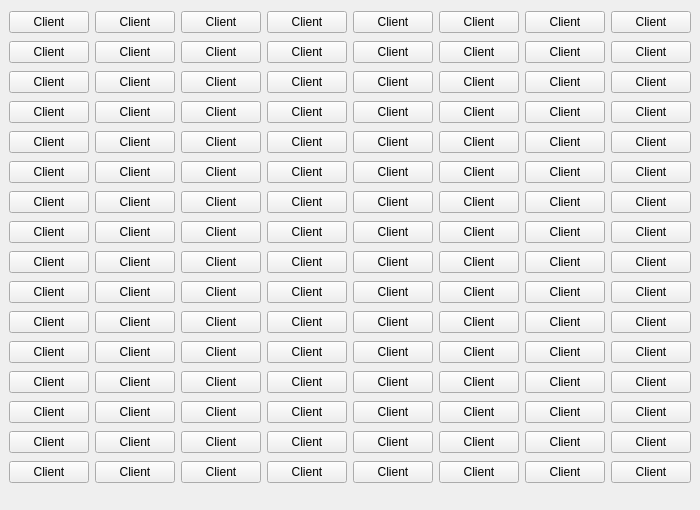
<?xml version="1.0" encoding="UTF-8"?>
<ui version="4.0">
 <class>DockClient</class>
 <widget class="QDockWidget" name="DockClient">
  <property name="geometry">
   <rect>
    <x>0</x>
    <y>0</y>
    <width>700</width>
    <height>510</height>
   </rect>
  </property>
  <property name="windowTitle">
   <string>Client</string>
  </property>
  <widget class="QWidget" name="dockWidgetContents">
   <layout class="QGridLayout" name="gridLayout">
    <item row="0" column="0">
     <widget class="QPushButton" name="pushButton">
      <property name="text">
       <string>Client</string>
      </property>
     </widget>
    </item>
    <item row="0" column="1">
     <widget class="QPushButton" name="pushButton_2">
      <property name="text">
       <string>Client</string>
      </property>
     </widget>
    </item>
    <item row="0" column="2">
     <widget class="QPushButton" name="pushButton_3">
      <property name="text">
       <string>Client</string>
      </property>
     </widget>
    </item>
    <item row="0" column="3">
     <widget class="QPushButton" name="pushButton_4">
      <property name="text">
       <string>Client</string>
      </property>
     </widget>
    </item>
    <item row="0" column="4">
     <widget class="QPushButton" name="pushButton_39">
      <property name="text">
       <string>Client</string>
      </property>
     </widget>
    </item>
    <item row="0" column="5">
     <widget class="QPushButton" name="pushButton_60">
      <property name="text">
       <string>Client</string>
      </property>
     </widget>
    </item>
    <item row="0" column="6">
     <widget class="QPushButton" name="pushButton_44">
      <property name="text">
       <string>Client</string>
      </property>
     </widget>
    </item>
    <item row="0" column="7">
     <widget class="QPushButton" name="pushButton_56">
      <property name="text">
       <string>Client</string>
      </property>
     </widget>
    </item>
    <item row="1" column="0">
     <widget class="QPushButton" name="pushButton_6">
      <property name="text">
       <string>Client</string>
      </property>
     </widget>
    </item>
    <item row="1" column="1">
     <widget class="QPushButton" name="pushButton_8">
      <property name="text">
       <string>Client</string>
      </property>
     </widget>
    </item>
    <item row="1" column="2">
     <widget class="QPushButton" name="pushButton_7">
      <property name="text">
       <string>Client</string>
      </property>
     </widget>
    </item>
    <item row="1" column="3">
     <widget class="QPushButton" name="pushButton_5">
      <property name="text">
       <string>Client</string>
      </property>
     </widget>
    </item>
    <item row="1" column="4">
     <widget class="QPushButton" name="pushButton_61">
      <property name="text">
       <string>Client</string>
      </property>
     </widget>
    </item>
    <item row="1" column="5">
     <widget class="QPushButton" name="pushButton_51">
      <property name="text">
       <string>Client</string>
      </property>
     </widget>
    </item>
    <item row="1" column="6">
     <widget class="QPushButton" name="pushButton_48">
      <property name="text">
       <string>Client</string>
      </property>
     </widget>
    </item>
    <item row="1" column="7">
     <widget class="QPushButton" name="pushButton_35">
      <property name="text">
       <string>Client</string>
      </property>
     </widget>
    </item>
    <item row="2" column="0">
     <widget class="QPushButton" name="pushButton_11">
      <property name="text">
       <string>Client</string>
      </property>
     </widget>
    </item>
    <item row="2" column="1">
     <widget class="QPushButton" name="pushButton_15">
      <property name="text">
       <string>Client</string>
      </property>
     </widget>
    </item>
    <item row="2" column="2">
     <widget class="QPushButton" name="pushButton_12">
      <property name="text">
       <string>Client</string>
      </property>
     </widget>
    </item>
    <item row="2" column="3">
     <widget class="QPushButton" name="pushButton_14">
      <property name="text">
       <string>Client</string>
      </property>
     </widget>
    </item>
    <item row="2" column="4">
     <widget class="QPushButton" name="pushButton_55">
      <property name="text">
       <string>Client</string>
      </property>
     </widget>
    </item>
    <item row="2" column="5">
     <widget class="QPushButton" name="pushButton_40">
      <property name="text">
       <string>Client</string>
      </property>
     </widget>
    </item>
    <item row="2" column="6">
     <widget class="QPushButton" name="pushButton_63">
      <property name="text">
       <string>Client</string>
      </property>
     </widget>
    </item>
    <item row="2" column="7">
     <widget class="QPushButton" name="pushButton_42">
      <property name="text">
       <string>Client</string>
      </property>
     </widget>
    </item>
    <item row="3" column="0">
     <widget class="QPushButton" name="pushButton_16">
      <property name="text">
       <string>Client</string>
      </property>
     </widget>
    </item>
    <item row="3" column="1">
     <widget class="QPushButton" name="pushButton_9">
      <property name="text">
       <string>Client</string>
      </property>
     </widget>
    </item>
    <item row="3" column="2">
     <widget class="QPushButton" name="pushButton_13">
      <property name="text">
       <string>Client</string>
      </property>
     </widget>
    </item>
    <item row="3" column="3">
     <widget class="QPushButton" name="pushButton_10">
      <property name="text">
       <string>Client</string>
      </property>
     </widget>
    </item>
    <item row="3" column="4">
     <widget class="QPushButton" name="pushButton_47">
      <property name="text">
       <string>Client</string>
      </property>
     </widget>
    </item>
    <item row="3" column="5">
     <widget class="QPushButton" name="pushButton_58">
      <property name="text">
       <string>Client</string>
      </property>
     </widget>
    </item>
    <item row="3" column="6">
     <widget class="QPushButton" name="pushButton_41">
      <property name="text">
       <string>Client</string>
      </property>
     </widget>
    </item>
    <item row="3" column="7">
     <widget class="QPushButton" name="pushButton_53">
      <property name="text">
       <string>Client</string>
      </property>
     </widget>
    </item>
    <item row="4" column="0">
     <widget class="QPushButton" name="pushButton_19">
      <property name="text">
       <string>Client</string>
      </property>
     </widget>
    </item>
    <item row="4" column="1">
     <widget class="QPushButton" name="pushButton_30">
      <property name="text">
       <string>Client</string>
      </property>
     </widget>
    </item>
    <item row="4" column="2">
     <widget class="QPushButton" name="pushButton_23">
      <property name="text">
       <string>Client</string>
      </property>
     </widget>
    </item>
    <item row="4" column="3">
     <widget class="QPushButton" name="pushButton_28">
      <property name="text">
       <string>Client</string>
      </property>
     </widget>
    </item>
    <item row="4" column="4">
     <widget class="QPushButton" name="pushButton_36">
      <property name="text">
       <string>Client</string>
      </property>
     </widget>
    </item>
    <item row="4" column="5">
     <widget class="QPushButton" name="pushButton_52">
      <property name="text">
       <string>Client</string>
      </property>
     </widget>
    </item>
    <item row="4" column="6">
     <widget class="QPushButton" name="pushButton_33">
      <property name="text">
       <string>Client</string>
      </property>
     </widget>
    </item>
    <item row="4" column="7">
     <widget class="QPushButton" name="pushButton_43">
      <property name="text">
       <string>Client</string>
      </property>
     </widget>
    </item>
    <item row="5" column="0">
     <widget class="QPushButton" name="pushButton_31">
      <property name="text">
       <string>Client</string>
      </property>
     </widget>
    </item>
    <item row="5" column="1">
     <widget class="QPushButton" name="pushButton_25">
      <property name="text">
       <string>Client</string>
      </property>
     </widget>
    </item>
    <item row="5" column="2">
     <widget class="QPushButton" name="pushButton_24">
      <property name="text">
       <string>Client</string>
      </property>
     </widget>
    </item>
    <item row="5" column="3">
     <widget class="QPushButton" name="pushButton_18">
      <property name="text">
       <string>Client</string>
      </property>
     </widget>
    </item>
    <item row="5" column="4">
     <widget class="QPushButton" name="pushButton_45">
      <property name="text">
       <string>Client</string>
      </property>
     </widget>
    </item>
    <item row="5" column="5">
     <widget class="QPushButton" name="pushButton_37">
      <property name="text">
       <string>Client</string>
      </property>
     </widget>
    </item>
    <item row="5" column="6">
     <widget class="QPushButton" name="pushButton_59">
      <property name="text">
       <string>Client</string>
      </property>
     </widget>
    </item>
    <item row="5" column="7">
     <widget class="QPushButton" name="pushButton_64">
      <property name="text">
       <string>Client</string>
      </property>
     </widget>
    </item>
    <item row="6" column="0">
     <widget class="QPushButton" name="pushButton_27">
      <property name="text">
       <string>Client</string>
      </property>
     </widget>
    </item>
    <item row="6" column="1">
     <widget class="QPushButton" name="pushButton_20">
      <property name="text">
       <string>Client</string>
      </property>
     </widget>
    </item>
    <item row="6" column="2">
     <widget class="QPushButton" name="pushButton_32">
      <property name="text">
       <string>Client</string>
      </property>
     </widget>
    </item>
    <item row="6" column="3">
     <widget class="QPushButton" name="pushButton_22">
      <property name="text">
       <string>Client</string>
      </property>
     </widget>
    </item>
    <item row="6" column="4">
     <widget class="QPushButton" name="pushButton_62">
      <property name="text">
       <string>Client</string>
      </property>
     </widget>
    </item>
    <item row="6" column="5">
     <widget class="QPushButton" name="pushButton_57">
      <property name="text">
       <string>Client</string>
      </property>
     </widget>
    </item>
    <item row="6" column="6">
     <widget class="QPushButton" name="pushButton_46">
      <property name="text">
       <string>Client</string>
      </property>
     </widget>
    </item>
    <item row="6" column="7">
     <widget class="QPushButton" name="pushButton_50">
      <property name="text">
       <string>Client</string>
      </property>
     </widget>
    </item>
    <item row="7" column="0">
     <widget class="QPushButton" name="pushButton_17">
      <property name="text">
       <string>Client</string>
      </property>
     </widget>
    </item>
    <item row="7" column="1">
     <widget class="QPushButton" name="pushButton_29">
      <property name="text">
       <string>Client</string>
      </property>
     </widget>
    </item>
    <item row="7" column="2">
     <widget class="QPushButton" name="pushButton_21">
      <property name="text">
       <string>Client</string>
      </property>
     </widget>
    </item>
    <item row="7" column="3">
     <widget class="QPushButton" name="pushButton_26">
      <property name="text">
       <string>Client</string>
      </property>
     </widget>
    </item>
    <item row="7" column="4">
     <widget class="QPushButton" name="pushButton_34">
      <property name="text">
       <string>Client</string>
      </property>
     </widget>
    </item>
    <item row="7" column="5">
     <widget class="QPushButton" name="pushButton_54">
      <property name="text">
       <string>Client</string>
      </property>
     </widget>
    </item>
    <item row="7" column="6">
     <widget class="QPushButton" name="pushButton_49">
      <property name="text">
       <string>Client</string>
      </property>
     </widget>
    </item>
    <item row="7" column="7">
     <widget class="QPushButton" name="pushButton_38">
      <property name="text">
       <string>Client</string>
      </property>
     </widget>
    </item>
    <item row="8" column="0">
     <widget class="QPushButton" name="pushButton_74">
      <property name="text">
       <string>Client</string>
      </property>
     </widget>
    </item>
    <item row="8" column="1">
     <widget class="QPushButton" name="pushButton_120">
      <property name="text">
       <string>Client</string>
      </property>
     </widget>
    </item>
    <item row="8" column="2">
     <widget class="QPushButton" name="pushButton_92">
      <property name="text">
       <string>Client</string>
      </property>
     </widget>
    </item>
    <item row="8" column="3">
     <widget class="QPushButton" name="pushButton_116">
      <property name="text">
       <string>Client</string>
      </property>
     </widget>
    </item>
    <item row="8" column="4">
     <widget class="QPushButton" name="pushButton_76">
      <property name="text">
       <string>Client</string>
      </property>
     </widget>
    </item>
    <item row="8" column="5">
     <widget class="QPushButton" name="pushButton_91">
      <property name="text">
       <string>Client</string>
      </property>
     </widget>
    </item>
    <item row="8" column="6">
     <widget class="QPushButton" name="pushButton_83">
      <property name="text">
       <string>Client</string>
      </property>
     </widget>
    </item>
    <item row="8" column="7">
     <widget class="QPushButton" name="pushButton_123">
      <property name="text">
       <string>Client</string>
      </property>
     </widget>
    </item>
    <item row="9" column="0">
     <widget class="QPushButton" name="pushButton_121">
      <property name="text">
       <string>Client</string>
      </property>
     </widget>
    </item>
    <item row="9" column="1">
     <widget class="QPushButton" name="pushButton_109">
      <property name="text">
       <string>Client</string>
      </property>
     </widget>
    </item>
    <item row="9" column="2">
     <widget class="QPushButton" name="pushButton_101">
      <property name="text">
       <string>Client</string>
      </property>
     </widget>
    </item>
    <item row="9" column="3">
     <widget class="QPushButton" name="pushButton_70">
      <property name="text">
       <string>Client</string>
      </property>
     </widget>
    </item>
    <item row="9" column="4">
     <widget class="QPushButton" name="pushButton_125">
      <property name="text">
       <string>Client</string>
      </property>
     </widget>
    </item>
    <item row="9" column="5">
     <widget class="QPushButton" name="pushButton_94">
      <property name="text">
       <string>Client</string>
      </property>
     </widget>
    </item>
    <item row="9" column="6">
     <widget class="QPushButton" name="pushButton_95">
      <property name="text">
       <string>Client</string>
      </property>
     </widget>
    </item>
    <item row="9" column="7">
     <widget class="QPushButton" name="pushButton_85">
      <property name="text">
       <string>Client</string>
      </property>
     </widget>
    </item>
    <item row="10" column="0">
     <widget class="QPushButton" name="pushButton_115">
      <property name="text">
       <string>Client</string>
      </property>
     </widget>
    </item>
    <item row="10" column="1">
     <widget class="QPushButton" name="pushButton_79">
      <property name="text">
       <string>Client</string>
      </property>
     </widget>
    </item>
    <item row="10" column="2">
     <widget class="QPushButton" name="pushButton_126">
      <property name="text">
       <string>Client</string>
      </property>
     </widget>
    </item>
    <item row="10" column="3">
     <widget class="QPushButton" name="pushButton_81">
      <property name="text">
       <string>Client</string>
      </property>
     </widget>
    </item>
    <item row="10" column="4">
     <widget class="QPushButton" name="pushButton_102">
      <property name="text">
       <string>Client</string>
      </property>
     </widget>
    </item>
    <item row="10" column="5">
     <widget class="QPushButton" name="pushButton_82">
      <property name="text">
       <string>Client</string>
      </property>
     </widget>
    </item>
    <item row="10" column="6">
     <widget class="QPushButton" name="pushButton_103">
      <property name="text">
       <string>Client</string>
      </property>
     </widget>
    </item>
    <item row="10" column="7">
     <widget class="QPushButton" name="pushButton_68">
      <property name="text">
       <string>Client</string>
      </property>
     </widget>
    </item>
    <item row="11" column="0">
     <widget class="QPushButton" name="pushButton_99">
      <property name="text">
       <string>Client</string>
      </property>
     </widget>
    </item>
    <item row="11" column="1">
     <widget class="QPushButton" name="pushButton_118">
      <property name="text">
       <string>Client</string>
      </property>
     </widget>
    </item>
    <item row="11" column="2">
     <widget class="QPushButton" name="pushButton_80">
      <property name="text">
       <string>Client</string>
      </property>
     </widget>
    </item>
    <item row="11" column="3">
     <widget class="QPushButton" name="pushButton_113">
      <property name="text">
       <string>Client</string>
      </property>
     </widget>
    </item>
    <item row="11" column="4">
     <widget class="QPushButton" name="pushButton_86">
      <property name="text">
       <string>Client</string>
      </property>
     </widget>
    </item>
    <item row="11" column="5">
     <widget class="QPushButton" name="pushButton_100">
      <property name="text">
       <string>Client</string>
      </property>
     </widget>
    </item>
    <item row="11" column="6">
     <widget class="QPushButton" name="pushButton_97">
      <property name="text">
       <string>Client</string>
      </property>
     </widget>
    </item>
    <item row="11" column="7">
     <widget class="QPushButton" name="pushButton_122">
      <property name="text">
       <string>Client</string>
      </property>
     </widget>
    </item>
    <item row="12" column="0">
     <widget class="QPushButton" name="pushButton_71">
      <property name="text">
       <string>Client</string>
      </property>
     </widget>
    </item>
    <item row="12" column="1">
     <widget class="QPushButton" name="pushButton_110">
      <property name="text">
       <string>Client</string>
      </property>
     </widget>
    </item>
    <item row="12" column="2">
     <widget class="QPushButton" name="pushButton_127">
      <property name="text">
       <string>Client</string>
      </property>
     </widget>
    </item>
    <item row="12" column="3">
     <widget class="QPushButton" name="pushButton_84">
      <property name="text">
       <string>Client</string>
      </property>
     </widget>
    </item>
    <item row="12" column="4">
     <widget class="QPushButton" name="pushButton_98">
      <property name="text">
       <string>Client</string>
      </property>
     </widget>
    </item>
    <item row="12" column="5">
     <widget class="QPushButton" name="pushButton_104">
      <property name="text">
       <string>Client</string>
      </property>
     </widget>
    </item>
    <item row="12" column="6">
     <widget class="QPushButton" name="pushButton_75">
      <property name="text">
       <string>Client</string>
      </property>
     </widget>
    </item>
    <item row="12" column="7">
     <widget class="QPushButton" name="pushButton_90">
      <property name="text">
       <string>Client</string>
      </property>
     </widget>
    </item>
    <item row="13" column="0">
     <widget class="QPushButton" name="pushButton_93">
      <property name="text">
       <string>Client</string>
      </property>
     </widget>
    </item>
    <item row="13" column="1">
     <widget class="QPushButton" name="pushButton_72">
      <property name="text">
       <string>Client</string>
      </property>
     </widget>
    </item>
    <item row="13" column="2">
     <widget class="QPushButton" name="pushButton_119">
      <property name="text">
       <string>Client</string>
      </property>
     </widget>
    </item>
    <item row="13" column="3">
     <widget class="QPushButton" name="pushButton_128">
      <property name="text">
       <string>Client</string>
      </property>
     </widget>
    </item>
    <item row="13" column="4">
     <widget class="QPushButton" name="pushButton_69">
      <property name="text">
       <string>Client</string>
      </property>
     </widget>
    </item>
    <item row="13" column="5">
     <widget class="QPushButton" name="pushButton_77">
      <property name="text">
       <string>Client</string>
      </property>
     </widget>
    </item>
    <item row="13" column="6">
     <widget class="QPushButton" name="pushButton_88">
      <property name="text">
       <string>Client</string>
      </property>
     </widget>
    </item>
    <item row="13" column="7">
     <widget class="QPushButton" name="pushButton_65">
      <property name="text">
       <string>Client</string>
      </property>
     </widget>
    </item>
    <item row="14" column="0">
     <widget class="QPushButton" name="pushButton_124">
      <property name="text">
       <string>Client</string>
      </property>
     </widget>
    </item>
    <item row="14" column="1">
     <widget class="QPushButton" name="pushButton_117">
      <property name="text">
       <string>Client</string>
      </property>
     </widget>
    </item>
    <item row="14" column="2">
     <widget class="QPushButton" name="pushButton_96">
      <property name="text">
       <string>Client</string>
      </property>
     </widget>
    </item>
    <item row="14" column="3">
     <widget class="QPushButton" name="pushButton_107">
      <property name="text">
       <string>Client</string>
      </property>
     </widget>
    </item>
    <item row="14" column="4">
     <widget class="QPushButton" name="pushButton_111">
      <property name="text">
       <string>Client</string>
      </property>
     </widget>
    </item>
    <item row="14" column="5">
     <widget class="QPushButton" name="pushButton_106">
      <property name="text">
       <string>Client</string>
      </property>
     </widget>
    </item>
    <item row="14" column="6">
     <widget class="QPushButton" name="pushButton_112">
      <property name="text">
       <string>Client</string>
      </property>
     </widget>
    </item>
    <item row="14" column="7">
     <widget class="QPushButton" name="pushButton_108">
      <property name="text">
       <string>Client</string>
      </property>
     </widget>
    </item>
    <item row="15" column="0">
     <widget class="QPushButton" name="pushButton_67">
      <property name="text">
       <string>Client</string>
      </property>
     </widget>
    </item>
    <item row="15" column="1">
     <widget class="QPushButton" name="pushButton_114">
      <property name="text">
       <string>Client</string>
      </property>
     </widget>
    </item>
    <item row="15" column="2">
     <widget class="QPushButton" name="pushButton_105">
      <property name="text">
       <string>Client</string>
      </property>
     </widget>
    </item>
    <item row="15" column="3">
     <widget class="QPushButton" name="pushButton_73">
      <property name="text">
       <string>Client</string>
      </property>
     </widget>
    </item>
    <item row="15" column="4">
     <widget class="QPushButton" name="pushButton_78">
      <property name="text">
       <string>Client</string>
      </property>
     </widget>
    </item>
    <item row="15" column="5">
     <widget class="QPushButton" name="pushButton_66">
      <property name="text">
       <string>Client</string>
      </property>
     </widget>
    </item>
    <item row="15" column="6">
     <widget class="QPushButton" name="pushButton_87">
      <property name="text">
       <string>Client</string>
      </property>
     </widget>
    </item>
    <item row="15" column="7">
     <widget class="QPushButton" name="pushButton_89">
      <property name="text">
       <string>Client</string>
      </property>
     </widget>
    </item>
   </layout>
  </widget>
 </widget>
 <resources/>
 <connections/>
</ui>
